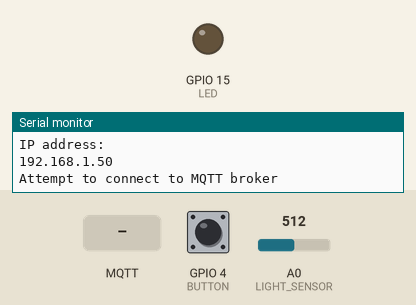
A sketch run on a simulated ESP8266 (NodeMCU). Shown: output pins drawn as LEDs (lit = HIGH), the last lines printed to the serial monitor. The test bench sets the inputs (shaded band); at power-on: GPIO 4 (BUTTON) HIGH, A0 (LIGHT_SENSOR) = 512. WiFi joins after 1.5 s; servers stay silent unless stated; no MQTT or app messages arrive unless stated.

Above: at 7.7 s.
7.8 s: MQTT message "turn led on" arrives on the first subscribed topic
At 10.3 s:
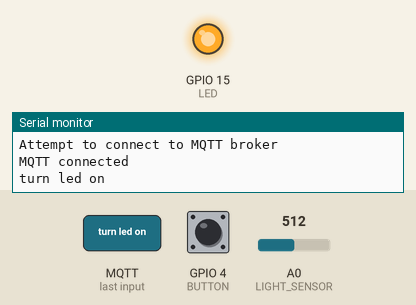
11.0 s: MQTT message "turn led off" arrives on the first subscribed topic
At 11.8 s:
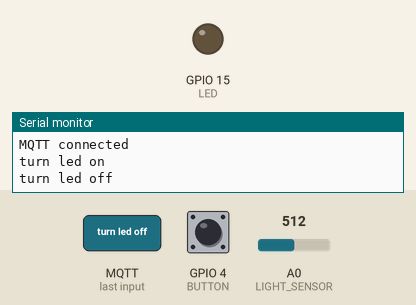
Timing chart, 0 to 14.0 s (numbered marks = the images above; inputs shaded):
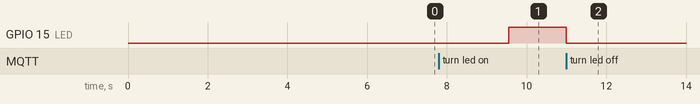

The sketch:

MyIoWidget.ino
```cpp
// Base ESP8266
#include <ESP8266WiFi.h>
WiFiClient WIFI_CLIENT;
// MQTT
#include <PubSubClient.h>
PubSubClient MQTT_CLIENT;

#define LIGHT_SENSOR A0
#define LED 15
#define BUTTON 4

// Tracks the last time a sensor reading was taken
long lastSensorReading = 0;

void setup() {
  // put your setup code here, to run once:
 //Initialize the serial port
 Serial.begin(115200);

// Configure light sensor pin as an input
 pinMode(LIGHT_SENSOR, INPUT);

 // Configure LED pin as an output
 pinMode(LED, OUTPUT);

// Configure BUTTON pin as an input with a pullup
 pinMode(BUTTON, INPUT_PULLUP);

// Attempt to connect to a specific access point
 WiFi.begin("DerPub", "candydreams");

 // Keep checking the connection status until it is connected
 while(WiFi.status() != WL_CONNECTED){
  delay(500);
}
 // Print the IP address of your module
  delay(5000);
  Serial.println("IP address: ");
  Serial.println(WiFi.localIP());
}

// This function handles received messages
void myMessageArrived(char* topic, byte* payload, unsigned int length) {
  // Convert the message payload from bytes to a string
  String message = "";
  for (unsigned int i=0; i< length; i++) {
    message = message + (char)payload[i];
  }

  // Print the message to the serial port
  Serial.println(message);

  // Check if message is "turn led on"
  if(message == "turn led on") {
    // Turn the LED on
    digitalWrite(LED, HIGH);
  }

  // Check if message is "turn led off"
  if(message == "turn led off") {
    // Turn the LED off
    digitalWrite(LED, LOW);
  }
}

// This function connects to the MQTT broker
void reconnect() {
  // Set our MQTT broker address and port
  MQTT_CLIENT.setServer("iot.eclipse.org", 1883);
  MQTT_CLIENT.setClient(WIFI_CLIENT);

  // Loop until we're reconnected
  while (!MQTT_CLIENT.connected()) {
    // Attempt to connect
    Serial.println("Attempt to connect to MQTT broker");
    MQTT_CLIENT.connect("BibiKhan");

    // Wait some time to space out connection requests
    delay(3000);
  }

  Serial.println("MQTT connected");

    // Subscribe to the topic where our web page is publishing messages
    MQTT_CLIENT.subscribe("BibiKhan/iot_tutorial/from_webpage");

    // Set the message received callback
    MQTT_CLIENT.setCallback(myMessageArrived);
}

void loop() {
  // put your main code here, to run repeatedly:

  // Check if we're connected to the MQTT broker
  if (!MQTT_CLIENT.connected()) {
    // If we're not, attempt to reconnect
    reconnect();
  }

    // If the button is pressed
    if(digitalRead(BUTTON) == LOW) {

    // Wait for the button to be released
    while(digitalRead(BUTTON) == LOW) {
      delay(100);
    }

    // Publish a button pushed message to a topic
    MQTT_CLIENT.publish("BibiKhan/iot_tutorial/from_esp8266", "button pushed");

  }

  // Check for incoming MQTT messages
  MQTT_CLIENT.loop();

  // Check if it has been more than five seconds since last light sensor reading
  if((millis() - lastSensorReading) > 5000) {
    // Take a new light sensor reading
    int sensorReading = analogRead(LIGHT_SENSOR);

    // Construct the message
    String message = "light sensor: ";
    message = message + sensorReading;

    // Publish the message
    MQTT_CLIENT.publish("BibiKhan/iot_tutorial/from_esp8266", message.c_str());

    // Update last sensor reading to current time
    lastSensorReading = millis();
  }
}
```

Measured:
- after the input at 7.8 s, GPIO 15 (LED): LOW → HIGH after 1.8 s
- after the input at 11.0 s, GPIO 15 (LED): HIGH → LOW at once
